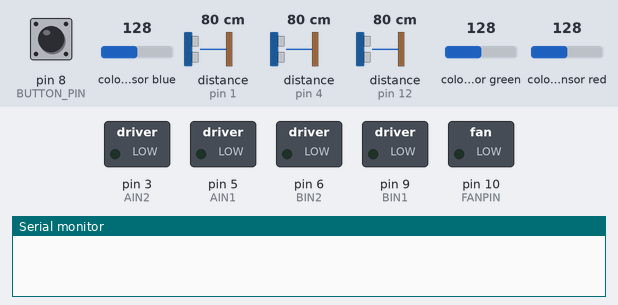
This sketch was run on a simulated Arduino Uno, built with avr-gcc and run on an emulated ATmega328P. Parts: switched loads named in the sketch (green lamp = pin HIGH), the last lines printed to the serial monitor. The test bench sets the inputs (shaded band); at power-on: pin 8 (BUTTON_PIN) LOW, colour sensor blue 128, distance to the obstacle (sensors on pin 1, pin 4, pin 12) 80 cm, colour sensor green 128, colour sensor red 128. The echo pulse lasts 58.3 µs per cm; pins used as bus, display or sensor lines are not drawn.

Above: at 0.8 s.
0.9 s: pin 8 (BUTTON_PIN) pulled HIGH for 1 s
At 1.3 s:
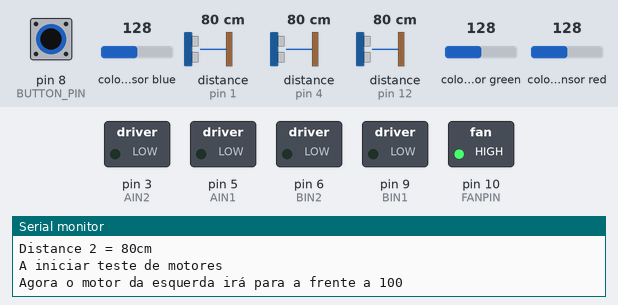
At 5.7 s:
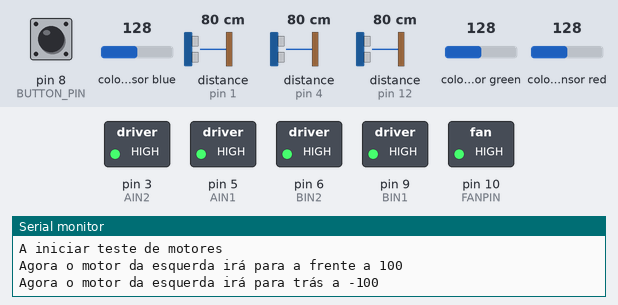
Timing chart, 0 to 22.7 s (numbered marks = the images above; inputs shaded):
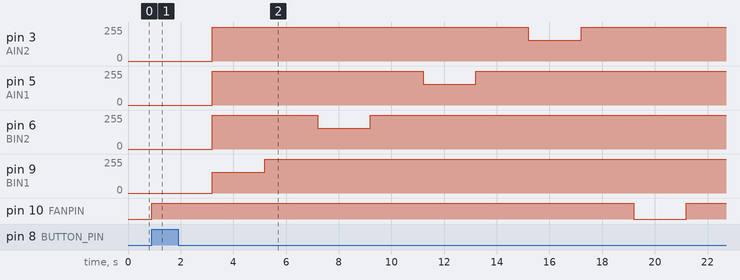

Measured:
- after the input at 0.9 s, pin 3 (AIN2): 0/255 → 255/255 after 2.3 s, → 155/255 12.0 s later, → 255/255 2.0 s later; pin 5 (AIN1): 0/255 → 255/255 after 2.3 s, → 155/255 8.0 s later, → 255/255 2.0 s later

The sketch:

Teste_Kit_BotOlympics_Uni.ino.ino
```cpp
/*
  Selecionem o que querem testar atravez das macros "DEBUG_XXX". Comentem com // os testes que não querem que corram.

  Para iniciar carreguem uma vez no botão verde.
  Depois disso, para testar motores/ventoinha mantenham o botão verde premido durante algum tempo.

*/

#include "Adafruit_TCS34725.h"

Adafruit_TCS34725 tcs = Adafruit_TCS34725(TCS34725_INTEGRATIONTIME_2_4MS, TCS34725_GAIN_1X);


/* ================== Controls ================================ */
#define DEBUG_SONARS
#define DEBUG_COLOR
#define DEBUG_MOTORS //including the fan
#define DEBUG_FLAME
/* ============================================================ */

#define FLAME_PIN A0

#define BUTTON_PIN 8
int button_pressed = 0;

#define FANPIN 10

#define NUMBER_OF_SONARS 3
const int TRIGPIN_Table[] = { 11, 2, 0};
const int   ECHOPIN_Table[] = { 12, 4, 1};
/*
  Conectar:
  Arduino UNO - DRV8833
      5(AIN1) -   AIN1
      3(AIN2) -   AIN2
      9(BIN1) -   BIN1
     6(BIN2) -   BIN2
*/
#define AIN1 5
#define AIN2 3
#define BIN1 9
#define BIN2 6

void Motors_Init();
void MotorEsqSpeed(int Speed);
void MotorDirSpeed(int Speed);
void MotorsSpeed(int Vel_Esq, int Vel_Dir);

void setup() {
  pinMode(BUTTON_PIN, INPUT);
  while(digitalRead(BUTTON_PIN) == 0);

  Serial.begin(9600);

  #ifdef DEBUG_MOTORS
    Fan_Init();
    Motors_Init();

  #endif

  #ifdef DEBUG_SONARS
    Sonar_Init(NUMBER_OF_SONARS);
  #endif

  #ifdef DEBUG_COLOR
  tcs.begin();
  #endif
}

void loop() {

  // put your main code here, to run repeatedly:
  #ifdef DEBUG_COLOR
    uint16_t RGBC[4];
    Get_Colors(RGBC);
    Serial.print("R: "); Serial.print(RGBC[0], DEC); Serial.print(" ");
    Serial.print("G: "); Serial.print(RGBC[1], DEC); Serial.print(" ");
    Serial.print("B: "); Serial.print(RGBC[2], DEC); Serial.print(" ");
    Serial.print("C: "); Serial.print(RGBC[3], DEC); Serial.print(" ");
    Serial.println("");
  #endif

  #ifdef DEBUG_SONARS
    int distance[NUMBER_OF_SONARS];
    Get_Sonars(distance, NUMBER_OF_SONARS);
    for(int i = 0; i <  NUMBER_OF_SONARS; i++){
      Serial.print("Distance ");
      Serial.print(i);
      Serial.print(" = ");
      Serial.print(distance[i]);
      Serial.println("cm");
      Serial.println("");
    }
  #endif

  #ifdef DEBUG_MOTORS
    if(digitalRead(BUTTON_PIN) == 1){

      Serial.println("A iniciar teste de motores");
      Serial.println("Agora o motor da esquerda irá para a frente a 100");
      delay(2000);
      MotorsSpeed(100, 0);
      delay(2000);
      MotorsSpeed(0, 0);
      Serial.println("Agora o motor da esquerda irá para trás a -100");
      delay(2000);
      MotorsSpeed(-100, 0);
      delay(2000);
      MotorsSpeed(0, 0);
      Serial.println("Agora o motor da direita irá para a frente a 100");
      delay(2000);
      MotorsSpeed(0, 100);
      delay(2000);
      MotorsSpeed(0, 0);
      Serial.println("Agora o motor da direita irá para trás a -100");
      delay(2000);
      MotorsSpeed(0, -100);
      delay(2000);
      MotorsSpeed(0, 0);
      Serial.println("Agora a ventoinha irá ligar");
      delay(2000);
      digitalWrite(FANPIN, 0);
      delay(2000);
      digitalWrite(FANPIN,  1);
      Serial.println("Teste de motores acabou");
      delay(2000);
    }
  #endif

  #ifdef DEBUG_FLAME
    Serial.println("Flame sensor:");
    Serial.println(analogRead(FLAME_PIN));
  #endif
  Serial.println("----------------------------------------------------------\n");
  delay(100);
}


void Fan_Init(){

 pinMode(FANPIN, OUTPUT);
 digitalWrite(FANPIN,HIGH);
}


void Get_Colors(uint16_t RGBC[]){
  //uint16_t r, g, b, c, colorTemp, lux;

  tcs.getRawData(&RGBC[0], &RGBC[1], &RGBC[2], &RGBC[3]);

  //colorTemp = tcs.calculateColorTemperature(r, g, b);
  //lux = tcs.calculateLux(r, g, b);

  /*Serial.print("Color Temp: "); Serial.print(colorTemp, DEC); Serial.print(" K - ");
  Serial.print("Lux: "); Serial.print(lux, DEC); Serial.print(" - ");
  Serial.print("R: "); Serial.print(r, DEC); Serial.print(" ");
  Serial.print("G: "); Serial.print(g, DEC); Serial.print(" ");
  Serial.print("B: "); Serial.print(b, DEC); Serial.print(" ");
  Serial.print("C: "); Serial.print(c, DEC); Serial.print(" ");
  Serial.println(" ");*/
}

void Sonar_Init(int n){

  for(int i = 0; i < n; i++){
    pinMode(ECHOPIN_Table[i], INPUT);
    pinMode(TRIGPIN_Table[i], OUTPUT);
  }


}

void Get_Sonars(int data[], int n){
  for(int i = 0; i < n; i++){
      digitalWrite(TRIGPIN_Table[i], LOW);                   // Set the trigger pin to low for 2uS
      delayMicroseconds(2);
      digitalWrite(TRIGPIN_Table[i], HIGH);                  // Send a 10uS high to trigger ranging
      delayMicroseconds(10);
      digitalWrite(TRIGPIN_Table[i], LOW);                   // Send pin low again
      volatile int distance = pulseIn(ECHOPIN_Table[i], HIGH);        // Read in times pulse
      //Serial.print(TRIGPIN_Table[i]); Serial.print(" "); Serial.println(ECHOPIN_Table[i]);
      data[i]= distance/58;                        // Calculate distance from time of pulse
      delay(50);
  }

 // Serial.println(distance);
                                 // Wait 50mS before next ranging
}

/*
  Chamem isto para configurar os pins.
*/
#define SENTIDO_MOTOR1 -1
#define SENTIDO_MOTOR2 -1
/*
  Chamem isto para configurar os pins.
*/
void Motors_Init() {
  pinMode(AIN1, OUTPUT);
  pinMode(AIN2, OUTPUT);
  pinMode(BIN1, OUTPUT);
  pinMode(BIN2, OUTPUT);
}
/*
  Muda a velocidade de só do motor da esquerda
*/
void MotorDirSpeed(int Speed) {
  if (Speed == 0) {
    digitalWrite(AIN1, 1);
    digitalWrite(AIN2, 1);
  }
  bool forwards = 1;

  if (Speed < 0) {
    Speed = Speed * (-1);
    forwards = 0;
  }
  if (Speed > 255)
    Speed = 255;

  Speed = 255 - Speed;

  if (forwards) {
    digitalWrite(AIN1, HIGH);
    analogWrite(AIN2, Speed);
  }
  else {
    analogWrite(AIN1, Speed);
    digitalWrite(AIN2, HIGH);
  }
}

/*
  Muda a velocidade de só do motor da direita
*/
void MotorEsqSpeed(int Speed) {
  if (Speed == 0) {
    digitalWrite(BIN1, 1);
    digitalWrite(BIN2, 1);
  }
  bool forwards = 1;

  if (Speed < 0) {
    Speed = Speed * (-1);
    forwards = 0;
  }
  if (Speed > 255)
    Speed = 255;

  Speed = 255 - Speed;
  if (forwards) {
    digitalWrite(BIN1, HIGH);
    analogWrite(BIN2, Speed);
  }
  else {
    analogWrite(BIN1, Speed);
    digitalWrite(BIN2, HIGH);
  }
}

/*
  Muda a velocidade de ambos os motores
*/
void MotorsSpeed(int Vel_Esq, int Vel_Dir) {
  MotorEsqSpeed(SENTIDO_MOTOR1*Vel_Esq);
  MotorDirSpeed(SENTIDO_MOTOR2*Vel_Dir);
}
```
